Frame 1 (no input): blank canvas, image omitted
Frame 60 (no input): blank canvas, image omitted
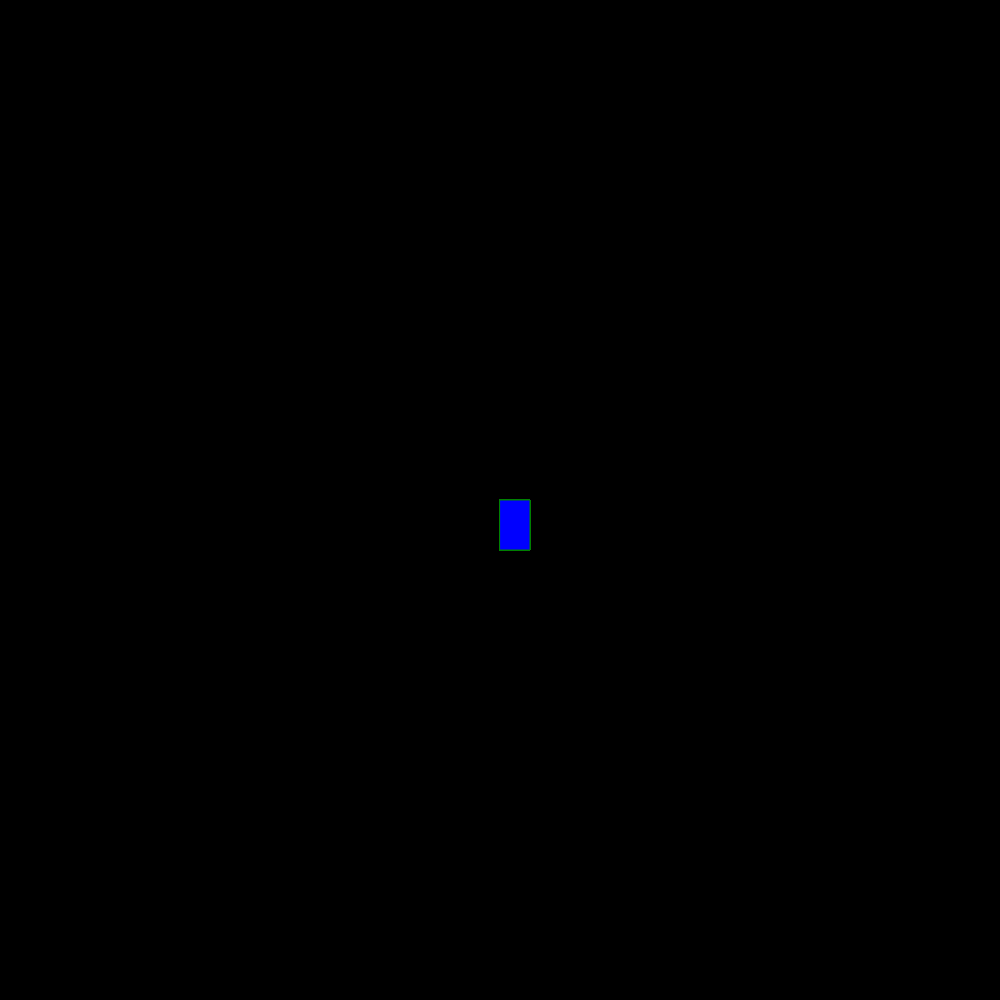
Frame 120 (the mouse pressed at the canvas centre since frame 60)

The p5.js sketch whose frames 1 and 60 were blank and that drew this single picture after the mouse press (run headless with seeded random() and noise() and a simulated clock; from frame 60 on, the mouse is pressed at the canvas centre):

// p5.js sketch
// ── sketch.js
function setup() {
  createCanvas(1000, 1000);
  background("black");
}

function draw() {
 
  stroke("green");
  fill("blue");
  
  // console.log(mouseIsPressed);
  
  if (mouseIsPressed) {
    rect(mouseX, mouseY, 30, 50,);
  }
}
